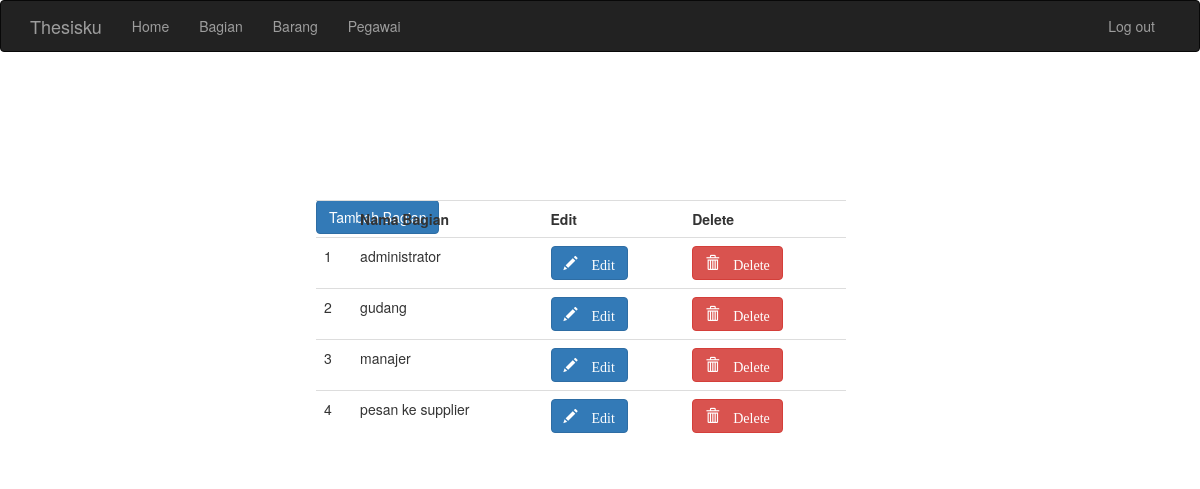
Before: /admin/bagian/index.php with the older database file.
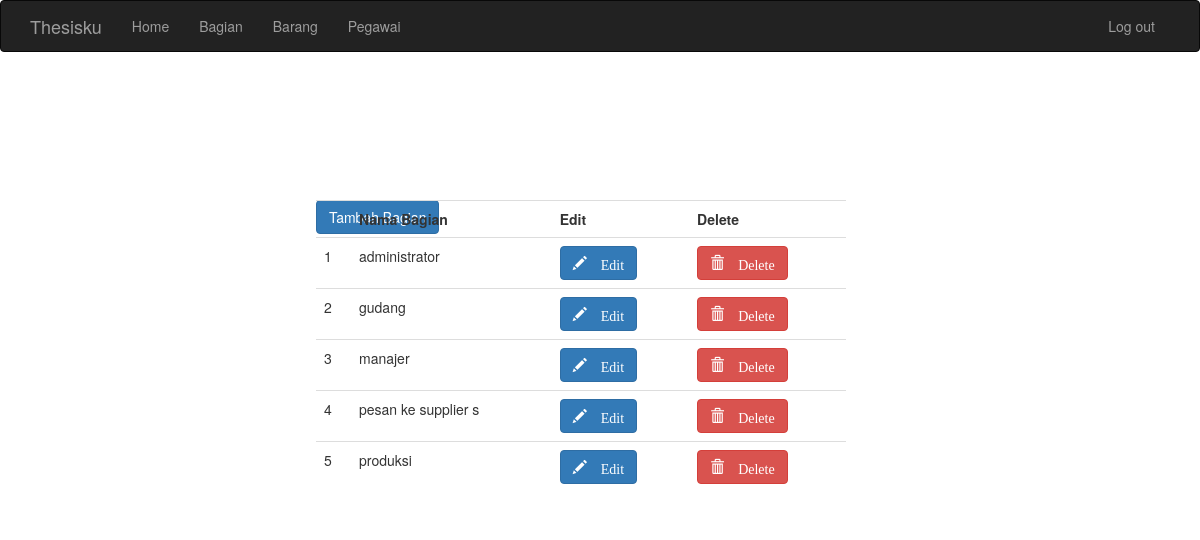
After: the same page with the newer database file.
### tables this page shows
CREATE TABLE `bagian` (
  `id_bagian` int(8) NOT NULL,
  `nama_bagian` varchar(32) NOT NULL
);

### admin/bagian/bagian_konek.php (called while the page is built, shortened)
<?php
include_once "../../class/config.php";
include_once "../../class/bagian.php";
	$d1 = new database();
	$conn = $d1->koneksidatabase();
	$BagianList = new bagian($conn);
	$BagianList->BagianList();
	$DaftarBagian = $BagianList->BagianList();
?>

### class/bagian.php (called while the page is built, shortened)
<?php
	class bagian
	{
		private $conn;
		function __construct($conn) {
			$this->conn = $conn;
		}
		function BagianList ()
		{
			$sqlBagianList = $this->conn->query("SELECT * FROM bagian ORDER BY nama_bagian ASC");
			while ($row = $sqlBagianList->fetch_assoc())
			{
				$data [] = $row;
			}
			return $data;
		}
	}
?>

### admin/bagian/bagian_tabel.php (the view)
<div class="container-fluid">
	<div class="row">
        <div class="col-md-7 col-md-offset-2">
            <div class="table-responsive">
                <table class="table">
                    <tr>
                        <th> </th>
                        <th> Nama Bagian </th>
                        <th> Edit </th>
                        <th> Delete </th>
                    </tr>
                    <?php
                        include "bagian_konek.php";
                        foreach ($DaftarBagian as $key => $data) {
                    ?>
                        <tr>
                            <td> <?php echo $key+1 ?> </td>
                            <td> <?php echo $data["nama_bagian"] ?> </td>
                            <td>
                                <a href="bagian_form_edit.php?id=<?php echo $data['id_bagian'] ?>">
                                <button type="button" class="btn btn-primary">
                                    <span class="glyphicon glyphicon-pencil">
                                        Edit
                                    </span>
                                </button>
                                </a>
                            </td>
                            <td>
                                <a href="bagian_delete.php?id=<?php echo $data["id_bagian"]; ?>">
                                <button onclick="return confirm('Hapus data ini?')" type="button" class="btn btn-danger">
                                    <span class="glyphicon glyphicon-trash">
                                        Delete
                                    </span>
                                </button>
                                </a>
                            </td>
                        </tr>
                    <?php
                        }
                    ?>
                </table>
            </div>
        </div>
	</div>
</div>

Changed rows visible on the page:
changed bagian: nama_bagian "pesan ke supplier" → "pesan ke supplier s"
added bagian: nama_bagian "produksi"
